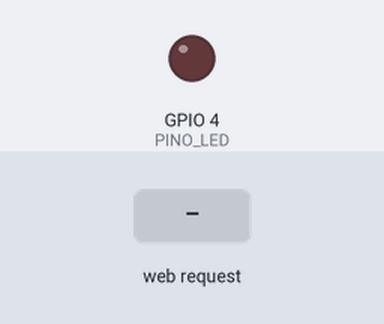
The sketch below on a simulated ESP32. On the bench: output pins drawn as LEDs (lit = HIGH). The test bench sets the inputs (shaded band). WiFi joins after 1.5 s; servers stay silent unless stated; what the sketch prints to the serial monitor is not drawn.

Above: at 3.7 s.
3.8 s: HTTP request GET /ligar received
At 4.7 s:
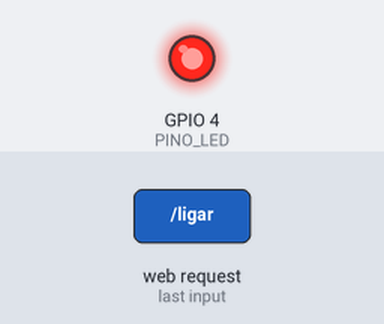
5.3 s: HTTP request GET /desligar received
At 5.8 s:
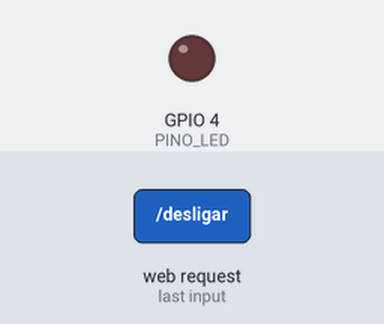
Timing chart, 0 to 8.3 s (numbered marks = the images above; inputs shaded):
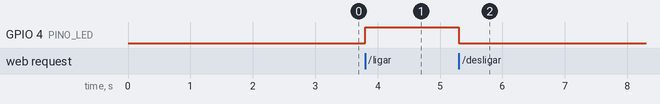

The sketch:

servidor_led.ino
```cpp
/*
 * Projeto: ESP32 como servidor web — controle de LED pelo celular
 * Livro: ESP32 Descomplicado — Capítulo 11
 * Autor: Felipe Tavares
 * Hardware: ESP32 DevKit v1 | LED → GPIO4 com resistor 220Ω → GND
 * Biblioteca: WiFi.h e WebServer.h (inclusas no pacote ESP32 da Arduino IDE)
 *
 * O ESP32 serve uma página HTML simples acessível por qualquer dispositivo
 * na mesma rede WiFi. A página exibe dois botões: ligar e desligar o LED.
 *
 * Se você usar este projeto em publicações, vídeos ou repositórios,
 * mantenha este cabeçalho com a atribuição ao autor.
 */

#include <WiFi.h>
#include <WebServer.h>

const char* SSID  = "NomeDaSuaRede";
const char* SENHA = "SenhaDaSuaRede";

#define PINO_LED 4

// Cria o servidor na porta 80 — a porta padrão do protocolo HTTP
WebServer server(80);

// Estado atual do LED — precisamos guardar para mostrar na página
bool ledLigado = false;

// Página HTML enviada ao navegador quando alguém acessa o IP do ESP32
// R"rawliteral(...)rawliteral" é uma string literal crua — sem necessidade de escapar aspas
const char* paginaHTML = R"rawliteral(
<!DOCTYPE html>
<html>
<head>
  <meta charset="UTF-8">
  <meta name="viewport" content="width=device-width, initial-scale=1">
  <title>ESP32 - LED</title>
  <style>
    body { font-family: sans-serif; text-align: center; margin-top: 60px; background: #f0f0f0; }
    h1 { color: #333; }
    .btn { display: inline-block; padding: 20px 40px; font-size: 20px;
           margin: 10px; border: none; border-radius: 10px; cursor: pointer;
           text-decoration: none; color: white; }
    .ligar    { background-color: #4CAF50; }
    .desligar { background-color: #e53935; }
  </style>
</head>
<body>
  <h1>Controle de LED</h1>
  <p>ESP32 Servidor Web</p>
  <a href="/ligar"   ><div class="btn ligar"   >Ligar LED</div></a>
  <a href="/desligar"><div class="btn desligar">Desligar LED</div></a>
</body>
</html>
)rawliteral";

// Envia a página principal ao navegador
void handleRaiz() {
  server.send(200, "text/html", paginaHTML);
}

// Liga o LED e redireciona de volta para a página principal
void handleLigar() {
  digitalWrite(PINO_LED, HIGH);
  ledLigado = true;
  // Redireciona para a raiz — assim o navegador volta para a página de controle
  server.sendHeader("Location", "/");
  server.send(302, "text/plain", "");
}

// Desliga o LED e redireciona de volta para a página principal
void handleDesligar() {
  digitalWrite(PINO_LED, LOW);
  ledLigado = false;
  server.sendHeader("Location", "/");
  server.send(302, "text/plain", "");
}

void setup() {
  Serial.begin(115200);
  pinMode(PINO_LED, OUTPUT);
  digitalWrite(PINO_LED, LOW);

  delay(1000);
  Serial.println("=== ESP32 Servidor Web ===");

  // Conecta ao WiFi
  WiFi.begin(SSID, SENHA);
  Serial.print("Conectando");
  while (WiFi.status() != WL_CONNECTED) {
    delay(500);
    Serial.print(".");
  }
  Serial.println();
  Serial.println("WiFi conectado!");

  // Registra as rotas — cada URL chama uma função específica
  server.on("/",         handleRaiz);
  server.on("/ligar",    handleLigar);
  server.on("/desligar", handleDesligar);

  // Inicia o servidor HTTP
  server.begin();

  // Exibe o IP — é com esse endereço que você vai acessar do celular
  Serial.print("Acesse no navegador: http://");
  Serial.println(WiFi.localIP());
}

void loop() {
  // handleClient() verifica se algum navegador fez uma requisição
  // e chama a função correspondente à rota acessada
  server.handleClient();
}
```

Measured:
- after the input at 3.8 s, GPIO 4 (PINO_LED): LOW → HIGH at once
- after the input at 5.3 s, GPIO 4 (PINO_LED): HIGH → LOW at once
